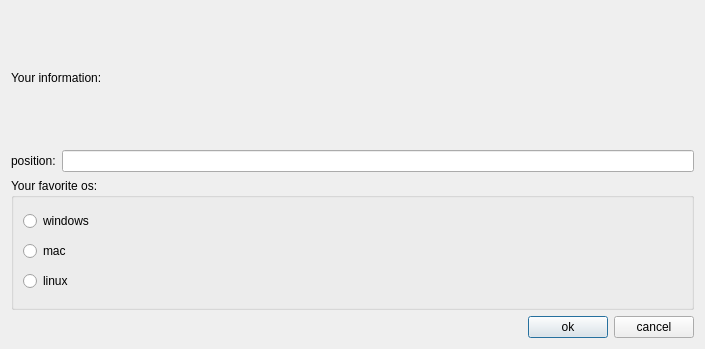
<?xml version="1.0" encoding="UTF-8"?>
<ui version="4.0">
 <class>InfoDialog</class>
 <widget class="QDialog" name="InfoDialog">
  <property name="geometry">
   <rect>
    <x>0</x>
    <y>0</y>
    <width>705</width>
    <height>349</height>
   </rect>
  </property>
  <property name="windowTitle">
   <string>Dialog</string>
  </property>
  <layout class="QVBoxLayout" name="verticalLayout_2">
   <item>
    <widget class="QLabel" name="label">
     <property name="text">
      <string>Your information:</string>
     </property>
    </widget>
   </item>
   <item>
    <layout class="QHBoxLayout" name="horizontalLayout">
     <item>
      <widget class="QLabel" name="label_2">
       <property name="text">
        <string>position:</string>
       </property>
      </widget>
     </item>
     <item>
      <widget class="QLineEdit" name="positionlineEdit"/>
     </item>
    </layout>
   </item>
   <item>
    <widget class="QGroupBox" name="groupBox">
     <property name="title">
      <string>Your favorite os:</string>
     </property>
     <layout class="QVBoxLayout" name="verticalLayout">
      <item>
       <widget class="QRadioButton" name="windowradioButton">
        <property name="text">
         <string>windows</string>
        </property>
       </widget>
      </item>
      <item>
       <widget class="QRadioButton" name="macradioButton">
        <property name="text">
         <string>mac</string>
        </property>
       </widget>
      </item>
      <item>
       <widget class="QRadioButton" name="linuxradioButton">
        <property name="text">
         <string>linux</string>
        </property>
       </widget>
      </item>
     </layout>
    </widget>
   </item>
   <item>
    <layout class="QHBoxLayout" name="horizontalLayout_2">
     <item>
      <spacer name="horizontalSpacer">
       <property name="orientation">
        <enum>Qt::Horizontal</enum>
       </property>
       <property name="sizeHint" stdset="0">
        <size>
         <width>40</width>
         <height>20</height>
        </size>
       </property>
      </spacer>
     </item>
     <item>
      <widget class="QPushButton" name="OKpushButton">
       <property name="text">
        <string>ok</string>
       </property>
      </widget>
     </item>
     <item>
      <widget class="QPushButton" name="CANCELpushbutton">
       <property name="text">
        <string>cancel</string>
       </property>
      </widget>
     </item>
    </layout>
   </item>
  </layout>
 </widget>
 <resources/>
 <connections/>
</ui>
